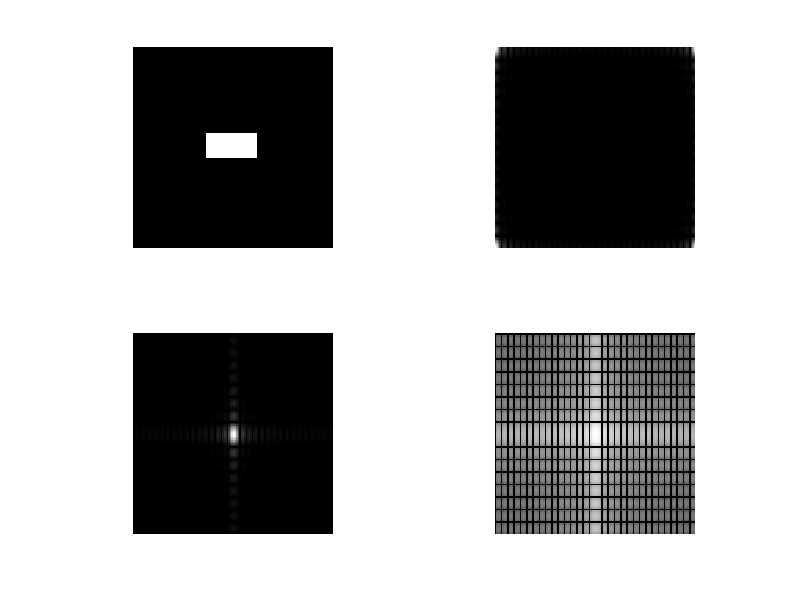

Here is the MATLAB script that generated this plot:
% Script file: fourier.m - 2D Fourier Transform
% Pictures on P.113 of Gonzalez, Woods, Eddins
m=128; n=128;
f=zeros(m,n);
f(56:71,48:79)=255;
F0=fft2(f); S0=abs(F0);
Fc=fftshift(fft2(f)); Sc=abs(Fc);
Fd=fft2(fftshift(f)); Sd=log(1+abs(Fc));
subplot(2,2,1)
imshow(f,[])
subplot(2,2,2)
imshow(S0,[])
subplot(2,2,3)
imshow(Sc,[ ])
subplot(2,2,4)
imshow(Sd,[ ])